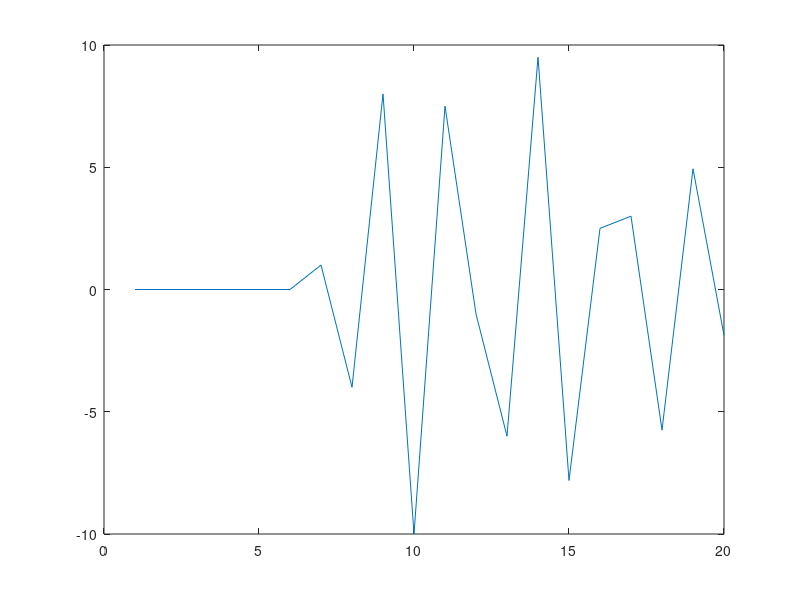

Reproduce this figure in MATLAB.
clear all;close all;clc;

b=[zeros(1,6),1];

p1=-0.5+0.5*i;
p2=-0.5-0.5*i;

a=poly([p1 p1 p1 p1 p2 p2 p2 p2]);

x=[1,zeros(1,19)];

plot(filter(b,a,x));